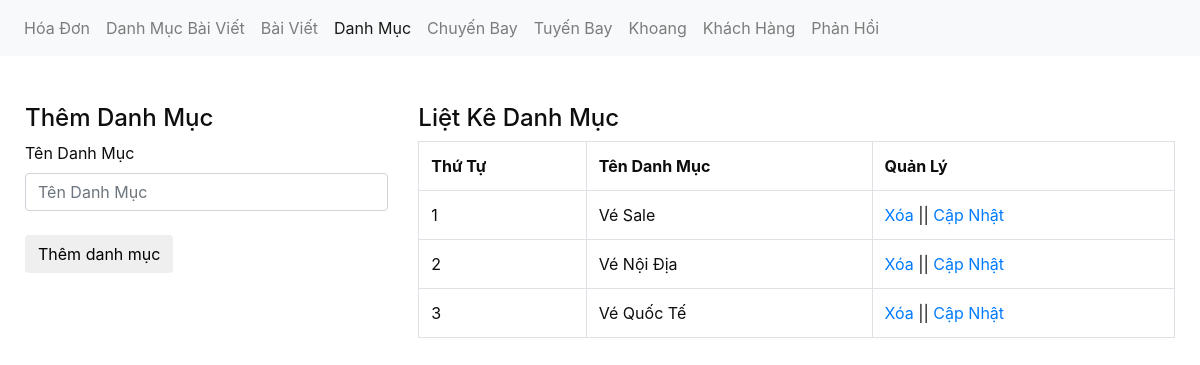
Page /admin/xulydanhmuc.php on the committed database.
### tables this page shows
CREATE TABLE `tbl_danhmuc` (
  `danhmuc_id` int(11) NOT NULL,
  `danhmuc_name` varchar(100) NOT NULL
);

### admin/xulydanhmuc.php (the view, shortened to what this page needs)
<?php
	include('../db/connect.php');
?>
<!DOCTYPE html>
<html lang="en">
<head>
	<link href="../css/bootstrap.css" rel="stylesheet" type="text/css" media="all" />
</head>
<body>
	<nav class="navbar navbar-expand-lg navbar-light bg-light">
	  <div class="collapse navbar-collapse" id="navbarNav">
	    <ul class="navbar-nav">
		<li class="nav-item">
	        <a class="nav-link" href="xulygiaodich.php">Hóa Đơn <span class="sr-only">(current)</span></a>
	      </li>
		  <li class="nav-item">
	        <a class="nav-link" href="xulydanhmucbaiviet.php">Danh Mục Bài Viết</a>
	      </li>
	         <li class="nav-item">
	        <a class="nav-link" href="xulybaiviet.php">Bài Viết</a>
	      </li>
		  <li class="nav-item active">
	        <a class="nav-link" href="xulydanhmuc.php">Danh Mục</a>
	      </li>
	      <li class="nav-item">
	        <a class="nav-link" href="xulychuyenbay.php">Chuyến Bay</a>
	      </li>
		  <li class="nav-item">
	        <a class="nav-link" href="xulytuyenbay.php">Tuyến Bay</a>
	      </li>
		  <li class="nav-item">
	        <a class="nav-link" href="xulykhoang.php">Khoang</a>
	      </li>
	       <li class="nav-item">
	        <a class="nav-link" href="xulykhachhang.php">Khách Hàng</a>
	      </li>
		  <li class="nav-item">
	        <a class="nav-link" href="xulylienhe.php">Phản Hồi</a>
	      </li>
	    </ul>
	  </div>
	</nav><br><br>
	<div class="container">
		<div class="row">
			<?php
			if(isset($_GET['quanly'])=='capnhat'){
				$id_capnhat = $_GET['id'];
				$sql_capnhat = mysqli_query($con,"SELECT * FROM tbl_danhmuc WHERE danhmuc_id='$id_capnhat'");
				$row_capnhat = mysqli_fetch_array($sql_capnhat);
				?>
				<div class="col-md-4">
				<h4>Cập Nhật Danh Mục</h4>
				<label>Tên Danh Mục</label>
				<form action="" method="POST">
					<input type="text" class="form-control" name="danhmuc" value="<?php echo $row_capnhat['danhmuc_name'] ?>"><br>
					<input type="hidden" class="form-control" name="id_danhmuc" value="<?php echo $row_capnhat['danhmuc_id'] ?>">
					<input type="submit" name="capnhatdanhmuc" value="Cập nhật danh mục" class="btn btn-default">
				</form>
				</div>
			<?php
			}else{
				?>
				<div class="col-md-4">
				<h4>Thêm Danh Mục</h4>
				<label>Tên Danh Mục</label>
				<form action="" method="POST">
					<input type="text" class="form-control" name="danhmuc" placeholder="Tên Danh Mục"><br>
					<input type="submit" name="themdanhmuc" value="Thêm danh mục" class="btn btn-default">
				</form>
				</div>
				<?php
			}
				?>
			<div class="col-md-8">
				<h4>Liệt Kê Danh Mục</h4>
				<?php
				$sql_select = mysqli_query($con,"SELECT * FROM tbl_danhmuc ORDER BY danhmuc_id DESC");
				?>
				<table class="table table-bordered ">
					<tr>
						<th>Thứ Tự</th>
						<th>Tên Danh Mục</th>
						<th>Quản Lý</th>
					</tr>
					<?php
					$i = 0;
					while($row_category = mysqli_fetch_array($sql_select)){
						$i++;
					?>
					<tr>
						<td><?php echo $i; ?></td>
						<td><?php echo $row_category['danhmuc_name'] ?></td>
						<td><a href="?xoa=<?php echo $row_category['danhmuc_id'] ?>">Xóa</a> || <a href="?quanly=capnhat&id=<?php echo $row_category['danhmuc_id'] ?>">Cập Nhật</a></td>
					</tr>
					<?php
					}
					?>
				</table>
			</div>
		</div>
	</div>
</body>
</html>

### rows in the picture
tbl_danhmuc: danhmuc_name "Vé Sale"
tbl_danhmuc: danhmuc_name "Vé Nội Địa"
tbl_danhmuc: danhmuc_name "Vé Quốc Tế"
